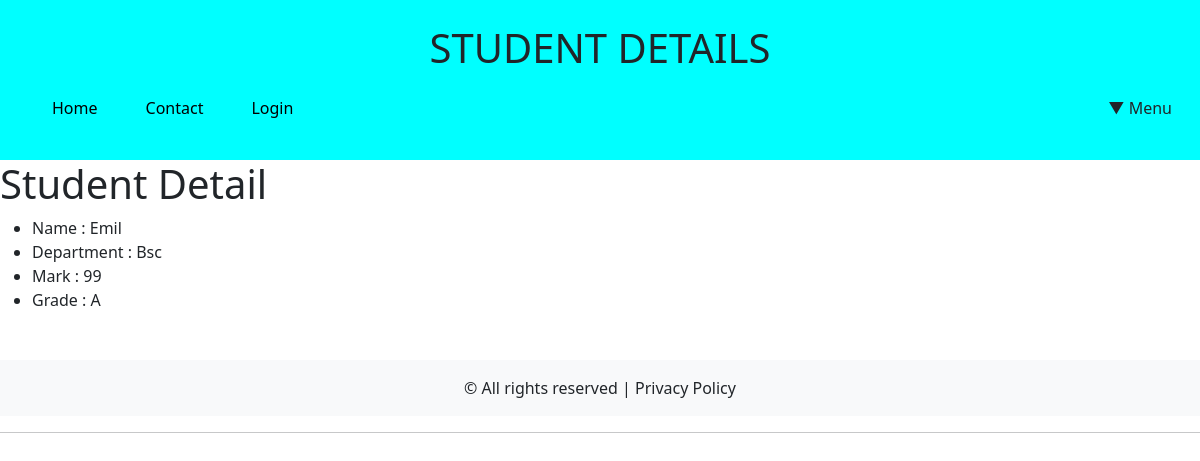
Page /detail/1/ on the committed database.
### student/models.py (models this page shows, shortened)
class student(models.Model):
    DEPARTMENT_CHOICES = [
        ('Bsc','Bsc'),
        ('B.Com','B.Com'),
        ('Bba','Bba')
    ]
    name=models.CharField(max_length=255,null=True)
    email = models.EmailField(unique=True, null=True, blank=True)
    deaprtment=models.CharField(max_length=255,choices=DEPARTMENT_CHOICES)
    grade=models.CharField(max_length=2,null=True)
    mark=models.IntegerField(default=0)
    image = models.ImageField(upload_to='student_images/', null=True, blank=True)

### student/views.py (the view)
# urls.py: path('detail/<int:stud_id>/',views.detail,name='detail'),
def detail(request,stud_id):
    nam = student.objects.get(id=stud_id)
    return render(request,'detail.html',{'student':nam})

### student/templates/detail.html
{% extends 'base.html' %}
{% block content %}
<body>
    <h1>Student Detail</h1>
    <ul>
    <li>Name : {{ student.name }}</li>
    <li>Department : {{ student.deaprtment }}</li>
    <li>Mark : {{ student.mark }}</li>
    <li>Grade : {{ student.grade }}</li>
    </ul>
</body>
{% endblock %}

### rows in the picture
student: name "Emil", deaprtment "Bsc", mark "99", grade "A"
